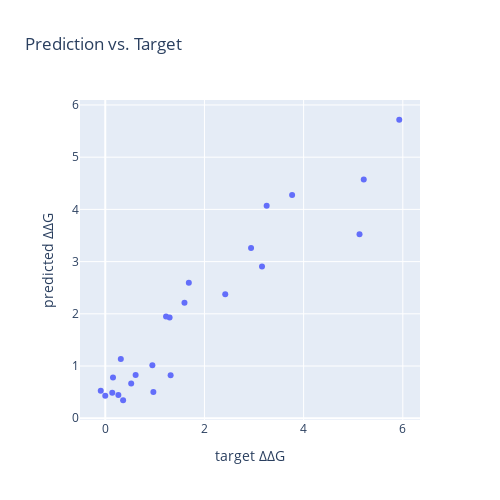

The code cell stored with this chart in its notebook:
### Code cell
import numpy as np
import torch
import pickle

with open("./test/skempi_2vn5/test_pred_y.pkl", "rb") as pred_y_file:
    test_pred_y = pickle.load(pred_y_file)

pred = test_pred_y["pred"]
y = test_pred_y["y"]

pred = torch.tensor(pred)
y = torch.tensor(y)
print(len(pred))

from torchmetrics.functional import mean_squared_error, mean_absolute_error, spearman_corrcoef, pearson_corrcoef
mse = mean_squared_error(pred, y)
mae = mean_absolute_error(pred, y)
abs_err_std = torch.std(torch.abs(pred - y))
spearman_cc = spearman_corrcoef(pred, y)
pearson_cc = pearson_corrcoef(pred, y)
print(f"mse: {mse}; mae: {mae}; std: {abs_err_std}; scc: {spearman_cc}; pcc: {pearson_cc}")


import plotly.express as px
import pandas as pd

df = pd.DataFrame(test_pred_y)

# 使用Plotly创建散点图
fig = px.scatter(df, x='y', y='pred', hover_name='name', title='Prediction vs. Target',
                 labels={'y': 'target ΔΔG', 'pred': 'predicted ΔΔG'},
                 width=500, height=500)

# 显示图表
fig.show()

### Figure 1 — Plotly figure (JSON) as saved in the notebook; plotly's stock layout.template omitted (floating-point values rounded to 4 significant figures)
{"data": [{"hovertemplate": "<b>%{hovertext}</b><br><br>target ΔΔG=%{x}<br>predicted ΔΔG=%{y}<extra></extra>", "hovertext": ["2VN5_SB42A,TB43F,TA35A,NA37A,YA39A,NA81A", "2VN5_SB42A,TB43F,SA66A", "2VN5_SB42A,TB43F,MA125G", "2VN5_SB42A,TB43F,TA35A,NA37A,NA81A", "2VN5_SB42A,TB43F,IA83A", "2VN5_SB42A,TB43F,YA39A", "2VN5_SB42A,TB43F,NA37A", "2VN5_SB42A,TB43F,LA79A", "2VN5_SB42A,TB43F,AB14S,LB15T", "2VN5_SB42Q,TB43Q", "2VN5_AB14S,LB15T", "2VN5_SB42A,TB43F,LA77A", "2VN5_SB42A,TB43F,SA75A", "2VN5_SB42A,TB43F,TA35A,NA37A", "2VN5_SB42A,TB43F,KA127G", "2VN5_SB42A,TB43F,SA66A,SA68A,SA75A", "2VN5_SB42A,TB43F", "2VN5_SB42A,TB43F,MA125G,KA127A", "2VN5_SB42A,TB43F,NA81A", "2VN5_SB42A,TB43F,AB14Q,LB15Q", "2VN5_SB42A,TB43F,TA35A", "2VN5_SB42A,TB43F,TA35A,NA37A,YA39A", "2VN5_SB42A,TB43F,FB17A,LB45A", "2VN5_SB42A,TB43F,LA77A,LA79A"], "legendgroup": "", "marker": {"color": "#636efa", "symbol": "circle"}, "mode": "markers", "name": "", "orientation": "v", "showlegend": false, "type": "scatter", "x": [5.213, -0.09089, 1.597, 3.161, 0.9497, 1.297, 1.226, 2.94, 0.3597, 0.9701, 1.318, 3.255, 0, 1.685, 0.5229, 0.1414, 0.2643, 2.419, 0.6124, 0.1558, 0.3139, 3.768, 5.128, 5.928], "xaxis": "x", "y": [4.574, 0.5255, 2.214, 2.904, 1.015, 1.927, 1.947, 3.26, 0.3448, 0.5007, 0.8228, 4.071, 0.4287, 2.593, 0.6637, 0.4862, 0.4445, 2.375, 0.8269, 0.7822, 1.133, 4.273, 3.524, 5.717], "yaxis": "y"}], "layout": {"height": 500, "legend": {"tracegroupgap": 0}, "title": {"text": "Prediction vs. Target"}, "width": 500, "xaxis": {"anchor": "y", "domain": [0, 1], "title": {"text": "target ΔΔG"}}, "yaxis": {"anchor": "x", "domain": [0, 1], "title": {"text": "predicted ΔΔG"}}}}
